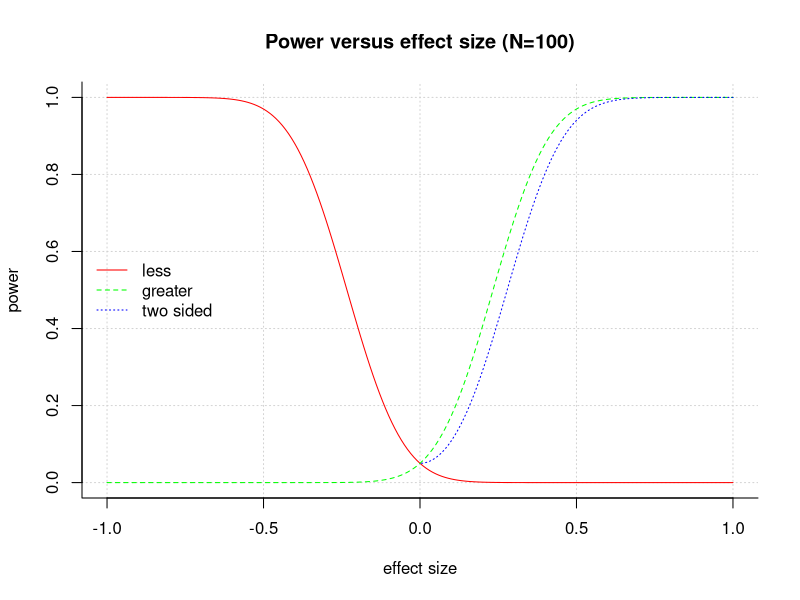

Here is the R script that generated this plot:
###
### R-code supplement
### to the book
###
### "Subjektive Ansichten und objektive Betrachtungen"
###
### written by Gürtler & Huber (2023)
###
### All R-code is published under the GPL v3 license:
###
### https://www.gnu.org/licenses/gpl-3.0.en.html
###
### except for 'borrowed' code - see links and references.
### For this R-code the original license of the respective
### authors is valid.
###
### R-code published on
###
### https://osdn.net/projects/mixedmethod-rcode
### https://github.com/abcnorio/mixedmethod-rcode



# 2020-20-02
# file:
# ptII_quan_classicstats_N-P_powerfunc.r
#
# location:
# chap. 4 [4.5.2.1]
# Praktische Bedeutsamkeit im Kontext von statistischer Bedeutsamkeit

# load necessary libs
library(pwr)


# power function - different effect sizes
alpha <- 0.05
N <- 100

# power <- 0.8
ES <- seq(-1,1,0.01)

# calculate power based on other values (see above)
res1 <- pwr.t.test(n=N,d=ES,power=NULL,sig.level=alpha,type="two.sample",alternative="less")
res2 <- pwr.t.test(n=N,d=ES,power=NULL,sig.level=alpha,type="two.sample",alternative="greater")
res3 <- pwr.t.test(n=N,d=ES,power=NULL,sig.level=alpha,type="two.sample",alternative="two.sided")

# plot power functions versus effect sizes for less/ greater/ two-sided
kol <- rainbow(3)
plot(res1[["d"]],res1[["power"]], panel.first=grid(), bty="l", type="l",lty=1,col=kol[1],main=paste("Power versus effect size (N=",N,")",sep=""),xlab="effect size",ylab="power")
lines(res2[["d"]],res2[["power"]],type="l",lty=2,col=kol[2])
lines(res3[["d"]],res3[["power"]],type="l",lty=3,col=kol[3])
legend("left", col=kol,lty=c(1,2,3),legend=c("less","greater","two sided"), bty="n", cex=1)
